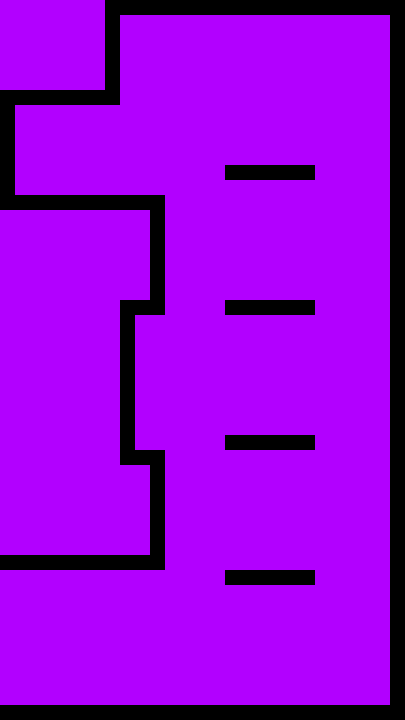

This game map was drawn from its Tiled (.tmx) file and the tilesets committed beside it. A one-line description and the full map source follow:
An orthogonal 27x48 tile map with 15x15 px tiles, 1 tile layer (Tile Layer 1), 3 tilesets and 19 objects.

<map version="1.0" tiledversion="1.1.5" orientation="orthogonal" renderorder="right-down" width="27" height="48" tilewidth="15" tileheight="15" infinite="0" nextobjectid="134">
 <tileset firstgid="1" name="tileset" tilewidth="15" tileheight="15" tilecount="10" columns="10">
  <image source="../gfx/tilesets/blocks.png" width="150" height="15" />
 </tileset>
 <tileset firstgid="11" name="button" tilewidth="15" tileheight="15" tilecount="1" columns="1">
  <image source="../gfx/images/button.png" width="15" height="15" />
 </tileset>
 <tileset firstgid="12" name="turret" tilewidth="15" tileheight="15" tilecount="2" columns="2">
  <image source="../gfx/images/turret.png" width="30" height="15" />
 </tileset>
 <layer name="Tile Layer 1" width="27" height="48">
  <data encoding="csv">
9,9,9,9,9,9,9,1,1,1,1,1,1,1,1,1,1,1,1,1,1,1,1,1,1,1,1,
9,9,9,9,9,9,9,1,9,9,9,9,9,9,9,9,9,9,9,9,9,9,9,9,9,9,1,
9,9,9,9,9,9,9,1,9,9,9,9,9,9,9,9,9,9,9,9,9,9,9,9,9,9,1,
9,9,9,9,9,9,9,1,9,9,9,9,9,9,9,9,9,9,9,9,9,9,9,9,9,9,1,
9,9,9,9,9,9,9,1,9,9,9,9,9,9,9,9,9,9,9,9,9,9,9,9,9,9,1,
9,9,9,9,9,9,9,1,9,9,9,9,9,9,9,9,9,9,9,9,9,9,9,9,9,9,1,
1,1,1,1,1,1,1,1,9,9,9,9,9,9,9,9,9,9,9,9,9,9,9,9,9,9,1,
1,9,9,9,9,9,9,9,9,9,9,9,9,9,9,9,9,9,9,9,9,9,9,9,9,9,1,
1,9,9,9,9,9,9,9,9,9,9,9,9,9,9,9,9,9,9,9,9,9,9,9,9,9,1,
1,9,9,9,9,9,9,9,9,9,9,9,9,9,9,9,9,9,9,9,9,9,9,9,9,9,1,
1,9,9,9,9,9,9,9,9,9,9,9,9,9,9,9,9,9,9,9,9,9,9,9,9,9,1,
1,9,9,9,9,9,9,9,9,9,9,9,9,9,9,1,1,1,1,1,1,9,9,9,9,9,1,
1,9,9,9,9,9,9,9,9,9,9,9,9,9,9,9,9,9,9,9,9,9,9,9,9,9,1,
1,1,1,1,1,1,1,1,1,1,1,9,9,9,9,9,9,9,9,9,9,9,9,9,9,9,1,
9,9,9,9,9,9,9,9,9,9,1,9,9,9,9,9,9,9,9,9,9,9,9,9,9,9,1,
9,9,9,9,9,9,9,9,9,9,1,9,9,9,9,9,9,9,9,9,9,9,9,9,9,9,1,
9,9,9,9,9,9,9,9,9,9,1,9,9,9,9,9,9,9,9,9,9,9,9,9,9,9,1,
9,9,9,9,9,9,9,9,9,9,1,9,9,9,9,9,9,9,9,9,9,9,9,9,9,9,1,
9,9,9,9,9,9,9,9,9,9,1,9,9,9,9,9,9,9,9,9,9,9,9,9,9,9,1,
9,9,9,9,9,9,9,9,9,9,1,9,9,9,9,9,9,9,9,9,9,9,9,9,9,9,1,
9,9,9,9,9,9,9,9,1,1,1,9,9,9,9,1,1,1,1,1,1,9,9,9,9,9,1,
9,9,9,9,9,9,9,9,1,9,9,9,9,9,9,9,9,9,9,9,9,9,9,9,9,9,1,
9,9,9,9,9,9,9,9,1,9,9,9,9,9,9,9,9,9,9,9,9,9,9,9,9,9,1,
9,9,9,9,9,9,9,9,1,9,9,9,9,9,9,9,9,9,9,9,9,9,9,9,9,9,1,
9,9,9,9,9,9,9,9,1,9,9,9,9,9,9,9,9,9,9,9,9,9,9,9,9,9,1,
9,9,9,9,9,9,9,9,1,9,9,9,9,9,9,9,9,9,9,9,9,9,9,9,9,9,1,
9,9,9,9,9,9,9,9,1,9,9,9,9,9,9,9,9,9,9,9,9,9,9,9,9,9,1,
9,9,9,9,9,9,9,9,1,9,9,9,9,9,9,9,9,9,9,9,9,9,9,9,9,9,1,
9,9,9,9,9,9,9,9,1,9,9,9,9,9,9,9,9,9,9,9,9,9,9,9,9,9,1,
9,9,9,9,9,9,9,9,1,9,9,9,9,9,9,1,1,1,1,1,1,9,9,9,9,9,1,
9,9,9,9,9,9,9,9,1,1,1,9,9,9,9,9,9,9,9,9,9,9,9,9,9,9,1,
9,9,9,9,9,9,9,9,9,9,1,9,9,9,9,9,9,9,9,9,9,9,9,9,9,9,1,
9,9,9,9,9,9,9,9,9,9,1,9,9,9,9,9,9,9,9,9,9,9,9,9,9,9,1,
9,9,9,9,9,9,9,9,9,9,1,9,9,9,9,9,9,9,9,9,9,9,9,9,9,9,1,
9,9,9,9,9,9,9,9,9,9,1,9,9,9,9,9,9,9,9,9,9,9,9,9,9,9,1,
9,9,9,9,9,9,9,9,9,9,1,9,9,9,9,9,9,9,9,9,9,9,9,9,9,9,1,
9,9,9,9,9,9,9,9,9,9,1,9,9,9,9,9,9,9,9,9,9,9,9,9,9,9,1,
1,1,1,1,1,1,1,1,1,1,1,9,9,9,9,9,9,9,9,9,9,9,9,9,9,9,1,
9,9,9,9,9,9,9,9,9,9,9,9,9,9,9,1,1,1,1,1,1,9,9,9,9,9,1,
9,9,9,9,9,9,9,9,9,9,9,9,9,9,9,9,9,9,9,9,9,9,9,9,9,9,1,
9,9,9,9,9,9,9,9,9,9,9,9,9,9,9,9,9,9,9,9,9,9,9,9,9,9,1,
9,9,9,9,9,9,9,9,9,9,9,9,9,9,9,9,9,9,9,9,9,9,9,9,9,9,1,
9,9,9,9,9,9,9,9,9,9,9,9,9,9,9,9,9,9,9,9,9,9,9,9,9,9,1,
9,9,9,9,9,9,9,9,9,9,9,9,9,9,9,9,9,9,9,9,9,9,9,9,9,9,1,
9,9,9,9,9,9,9,9,9,9,9,9,9,9,9,9,9,9,9,9,9,9,9,9,9,9,1,
9,9,9,9,9,9,9,9,9,9,9,9,9,9,9,9,9,9,9,9,9,9,9,9,9,9,1,
9,9,9,9,9,9,9,9,9,9,9,9,9,9,9,9,9,9,9,9,9,9,9,9,9,9,1,
1,1,1,1,1,1,1,1,1,1,1,1,1,1,1,1,1,1,1,1,1,1,1,1,1,1,1
</data>
 </layer>
 <objectgroup name="collision">
  <object id="75" x="0" y="705" width="405" height="15" />
  <object id="99" x="390" y="15" width="15" height="690" />
  <object id="101" x="0" y="555" width="165" height="15" />
  <object id="102" x="150" y="450" width="15" height="105" />
  <object id="103" x="135" y="450" width="15" height="15" />
  <object id="105" x="120" y="300" width="15" height="165" />
  <object id="106" x="135" y="300" width="30" height="15" />
  <object id="107" x="150" y="195" width="15" height="105" />
  <object id="108" x="0" y="195" width="150" height="15" />
  <object id="110" x="225" y="570" width="90" height="15" />
  <object id="111" x="225" y="435" width="90" height="15" />
  <object id="112" x="225" y="300" width="90" height="15" />
  <object id="113" x="225" y="165" width="90" height="15" />
  <object id="128" x="0" y="90" width="15" height="105" />
  <object id="129" x="15" y="90" width="105" height="15" />
  <object id="131" x="105" y="0" width="15" height="90" />
  <object id="133" x="120" y="0" width="285" height="15" />
 </objectgroup>
 <objectgroup name="Button">
  <object id="97" gid="11" x="45" y="195" width="15" height="15" />
 </objectgroup>
 <objectgroup name="Turrets">
  <object id="126" gid="12" x="135" y="390" width="15" height="15" />
 </objectgroup>
</map>
